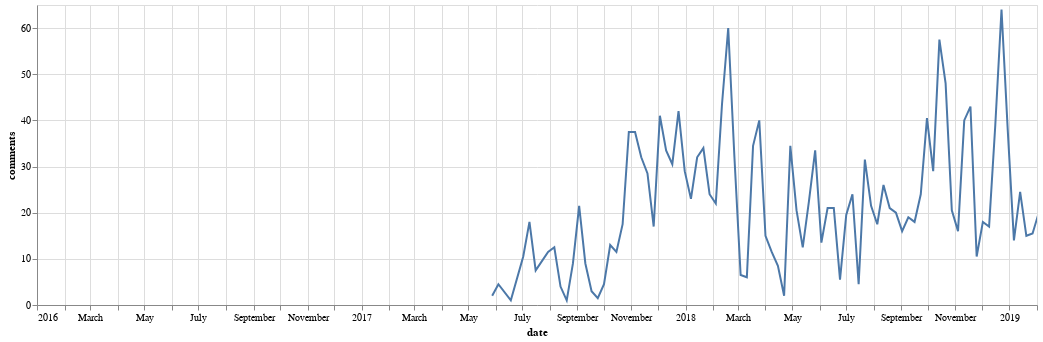

Source (notebook cell):
### Code cell
# Comment totals over time
all_user_data = user_data.reset_index().groupby('date').sum()['comments'].reset_index()
alt.Chart(data=all_user_data, width=1000).mark_line(clip=True).encode(
    x=alt.X('date', scale=alt.Scale(domain=["2016-01-01", "2019-02-01"])),
    y='comments',
)

### Figure 1 — Vega-Lite specification as saved in the notebook (floating-point values rounded to 4 significant figures)
{"$schema": "https://vega.github.io/schema/vega-lite/v2.6.0.json", "config": {"view": {"height": 300, "width": 400}}, "data": {"name": "data-93226fed5ea35b3145a38ada66ad8efd"}, "datasets": {"data-93226fed5ea35b3145a38ada66ad8efd": [{"comments": 2.0, "date": "2017-05-28T00:00:00"}, {"comments": 4.5, "date": "2017-06-04T00:00:00"}, {"comments": 1.0, "date": "2017-06-18T00:00:00"}, {"comments": 10.5, "date": "2017-07-02T00:00:00"}, {"comments": 18.0, "date": "2017-07-09T00:00:00"}, {"comments": 7.5, "date": "2017-07-16T00:00:00"}, {"comments": 11.5, "date": "2017-07-30T00:00:00"}, {"comments": 12.5, "date": "2017-08-06T00:00:00"}, {"comments": 4.0, "date": "2017-08-13T00:00:00"}, {"comments": 1.0, "date": "2017-08-20T00:00:00"}, {"comments": 9.0, "date": "2017-08-27T00:00:00"}, {"comments": 21.5, "date": "2017-09-03T00:00:00"}, {"comments": 9.0, "date": "2017-09-10T00:00:00"}, {"comments": 3.0, "date": "2017-09-17T00:00:00"}, {"comments": 1.5, "date": "2017-09-24T00:00:00"}, {"comments": 4.5, "date": "2017-10-01T00:00:00"}, {"comments": 13.0, "date": "2017-10-08T00:00:00"}, {"comments": 11.5, "date": "2017-10-15T00:00:00"}, {"comments": 17.5, "date": "2017-10-22T00:00:00"}, {"comments": 37.5, "date": "2017-10-29T00:00:00"}, {"comments": 37.5, "date": "2017-11-05T00:00:00"}, {"comments": 32.0, "date": "2017-11-12T00:00:00"}, {"comments": 28.5, "date": "2017-11-19T00:00:00"}, {"comments": 17.0, "date": "2017-11-26T00:00:00"}, {"comments": 41.0, "date": "2017-12-03T00:00:00"}, {"comments": 33.5, "date": "2017-12-10T00:00:00"}, {"comments": 30.5, "date": "2017-12-17T00:00:00"}, {"comments": 42.0, "date": "2017-12-24T00:00:00"}, {"comments": 29.0, "date": "2017-12-31T00:00:00"}, {"comments": 23.0, "date": "2018-01-07T00:00:00"}, {"comments": 32.0, "date": "2018-01-14T00:00:00"}, {"comments": 34.0, "date": "2018-01-21T00:00:00"}, {"comments": 24.0, "date": "2018-01-28T00:00:00"}, {"comments": 22.0, "date": "2018-02-04T00:00:00"}, {"comments": 43.5, "date": "2018-02-11T00:00:00"}, {"comments": 60.0, "date": "2018-02-18T00:00:00"}, {"comments": 32.0, "date": "2018-02-25T00:00:00"}, {"comments": 6.5, "date": "2018-03-04T00:00:00"}, {"comments": 6.0, "date": "2018-03-11T00:00:00"}, {"comments": 34.5, "date": "2018-03-18T00:00:00"}, {"comments": 40.0, "date": "2018-03-25T00:00:00"}, {"comments": 15.0, "date": "2018-04-01T00:00:00"}, {"comments": 11.5, "date": "2018-04-08T00:00:00"}, {"comments": 8.5, "date": "2018-04-15T00:00:00"}, {"comments": 2.0, "date": "2018-04-22T00:00:00"}, {"comments": 34.5, "date": "2018-04-29T00:00:00"}, {"comments": 20.5, "date": "2018-05-06T00:00:00"}, {"comments": 12.5, "date": "2018-05-13T00:00:00"}, {"comments": 22.5, "date": "2018-05-20T00:00:00"}, {"comments": 33.5, "date": "2018-05-27T00:00:00"}, {"comments": 13.5, "date": "2018-06-03T00:00:00"}, {"comments": 21.0, "date": "2018-06-10T00:00:00"}, {"comments": 21.0, "date": "2018-06-17T00:00:00"}, {"comments": 5.5, "date": "2018-06-24T00:00:00"}, {"comments": 19.5, "date": "2018-07-01T00:00:00"}, {"comments": 24.0, "date": "2018-07-08T00:00:00"}, {"comments": 4.5, "date": "2018-07-15T00:00:00"}, {"comments": 31.5, "date": "2018-07-22T00:00:00"}, {"comments": 21.5, "date": "2018-07-29T00:00:00"}, {"comments": 17.5, "date": "2018-08-05T00:00:00"}, {"comments": 26.0, "date": "2018-08-12T00:00:00"}, {"comments": 21.0, "date": "2018-08-19T00:00:00"}, {"comments": 20.0, "date": "2018-08-26T00:00:00"}, {"comments": 16.0, "date": "2018-09-02T00:00:00"}, {"comments": 19.0, "date": "2018-09-09T00:00:00"}, {"comments": 18.0, "date": "2018-09-16T00:00:00"}, {"comments": 24.0, "date": "2018-09-23T00:00:00"}, {"comments": 40.5, "date": "2018-09-30T00:00:00"}, {"comments": 29.0, "date": "2018-10-07T00:00:00"}, {"comments": 57.5, "date": "2018-10-14T00:00:00"}, {"comments": 48.0, "date": "2018-10-21T00:00:00"}, {"comments": 20.5, "date": "2018-10-28T00:00:00"}, {"comments": 16.0, "date": "2018-11-04T00:00:00"}, {"comments": 40.0, "date": "2018-11-11T00:00:00"}, {"comments": 43.0, "date": "2018-11-18T00:00:00"}, {"comments": 10.5, "date": "2018-11-25T00:00:00"}, {"comments": 18.0, "date": "2018-12-02T00:00:00"}, {"comments": 17.0, "date": "2018-12-09T00:00:00"}, {"comments": 39.0, "date": "2018-12-16T00:00:00"}, {"comments": 64.0, "date": "2018-12-23T00:00:00"}, {"comments": 38.0, "date": "2018-12-30T00:00:00"}, {"comments": 14.0, "date": "2019-01-06T00:00:00"}, {"comments": 24.5, "date": "2019-01-13T00:00:00"}, {"comments": 15.0, "date": "2019-01-20T00:00:00"}, {"comments": 15.5, "date": "2019-01-27T00:00:00"}, {"comments": 20.0, "date": "2019-02-03T00:00:00"}, {"comments": 28.0, "date": "2019-02-10T00:00:00"}, {"comments": 12.5, "date": "2019-02-17T00:00:00"}]}, "encoding": {"x": {"field": "date", "scale": {"domain": ["2016-01-01", "2019-02-01"]}, "type": "temporal"}, "y": {"field": "comments", "type": "quantitative"}}, "mark": {"clip": true, "type": "line"}, "width": 1000}
